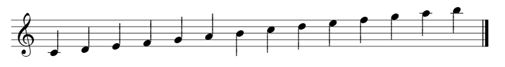
#> input picture Images/note.png, 505 x 67 px, found by its file name
$ python staffRemoval.py Images/note.png out
#> lines starting #> are read from the running program, lines starting #| are printed output that depends on the picture; after the words box and inside, x2 and y2 are one past the last pixel; in counts of white or black regions, pixels touching at a corner belong together
### io_utils.py
import argparse
import os
import cv2
import numpy as np


def get_command_line_args():
    args_parser = argparse.ArgumentParser()
    args_parser.add_argument('input_path', help="Input Directory Containing Images, Or Image Filename")
    args_parser.add_argument('output_path', help="Output Directory, Or Output Filename")
    args_parser.add_argument("-d", "--debug", help="Enable Debug Mode", default=False, action="store_true")
    return args_parser.parse_args()


# [60 lines left out: functions get_filenames, write_image, clear_text_file, write_file, convert_extension, write_line_file and 1 more, not called in this run]

### staffRemoval.py
from debug_utils import *
import cv2
import os
import skimage.io as io

img = io.imread('./images/note.png', as_gray=True)
#> img is the input picture: shape (67, 505) float64; min 0, max 1, mean 0.934
img = img >0.95
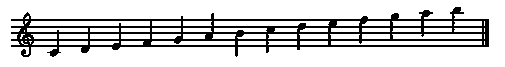
#> img: shape (67, 505) bool; 81.7% white; black in thin lines or dots, all inside (x1, y1, x2, y2) = (11, 7, 489, 57)

#Separate notes without line removal
remove = img.shape[0] - img.sum(axis = 0)
#> remove = 505 values, max 35 at index 24, min 0 at index 0, mean 12.29

img2 = np.copy(img)
img2[:,(remove < 11)] = 1
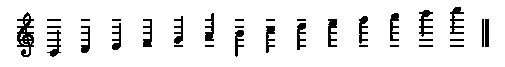
#> img2: shape (67, 505) bool; 90.9% white; 33 black regions (10 under 20 px), largest, box (x1, y1, x2, y2) and area: (17, 12, 34, 57) 409, (419, 10, 433, 37) 185, (450, 7, 464, 34) 182
# debug_show_images([img, img2])


#Remove line Second method
rle = list()
for y in range(0,img.shape[1]):
    count = 1
    n = 0
    rle_in = list()
    for x in range(1,img.shape[0]):
        if(img[x][y] == img[x-1][y]):
            count+=1
        else :
            rle_in.append(count)
            count = 1
    rle_in.append(count)
    rle.append(np.array(rle_in))
#> (the run stopped early here; a loop or call above may not have finished)

$ run again, with Images/book.png copied over Images/note.png
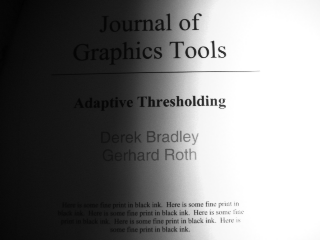
#> input picture Images/book.png, 320 x 240 px, found by its file name
#> img is the input picture: shape (240, 320); min 1, max 255, mean 128.1
#> remove = 320 values from 0 to 0
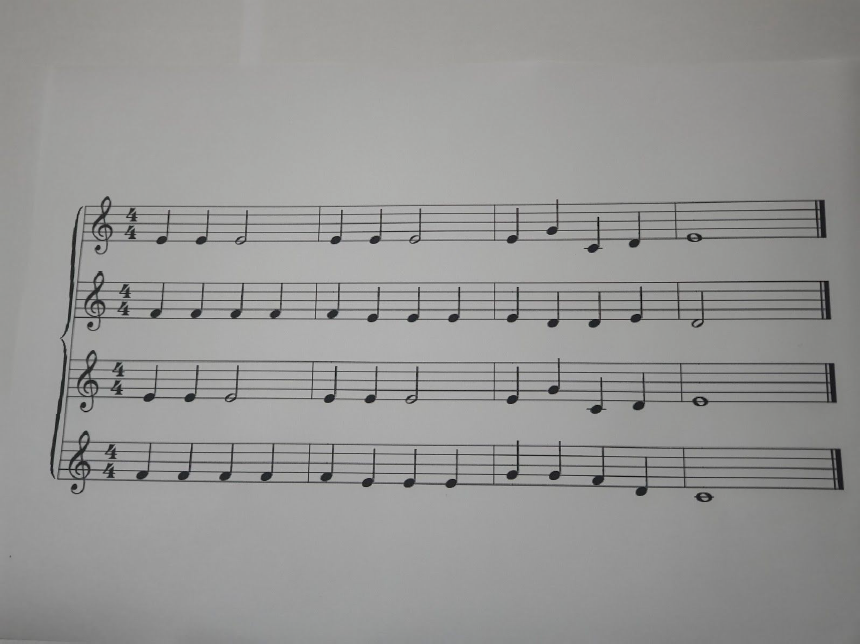
#> input picture Images/music1.PNG, 860 x 644 px, found by its file name
#> smooth: shape (644, 860); values 0 (black) and 1 (white), 98.6% white; 164 black regions (63 under 20 px), largest, box (x1, y1, x2, y2) and area: (51, 341, 67, 477) 345, (65, 210, 81, 335) 315, (70, 432, 90, 476) 203
#> `(rows, cols) = np.where(edges != 0)`: rows = 14916 values from 196 to 503; cols = 14916 values, max 844 at index 14326, min 49 at index 11966, mean 335.8
#> `vertical[rows, cols] = smooth[rows, cols]`:
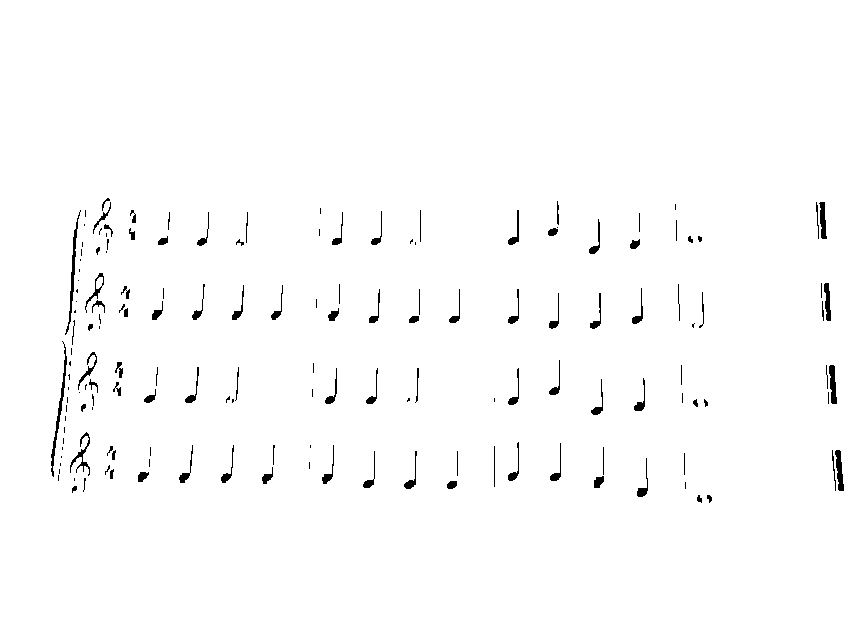
#> vertical: shape (644, 860); values 0 (black) and 1 (white), 98.6% white; 159 black regions (63 under 20 px), largest, box (x1, y1, x2, y2) and area: (51, 341, 67, 477) 345, (65, 210, 81, 335) 315, (835, 450, 844, 491) 219

$ run again, with Images/music0.PNG copied over Images/note.png
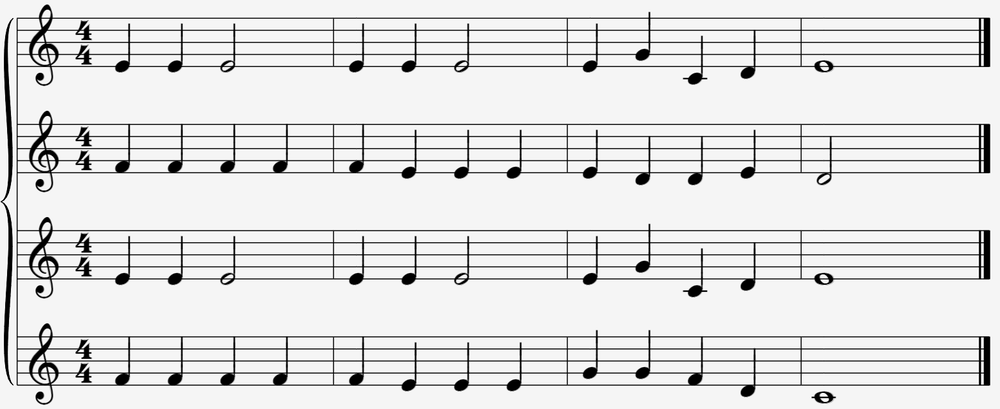
#> input picture Images/music0.PNG, 1000 x 409 px, shrunk from 1553 x 635 before the run, found by its file name
#> img is the input picture: shape (409, 1000) float64; min 0, max 1, mean 0.879
#> `img = img >0.95`:
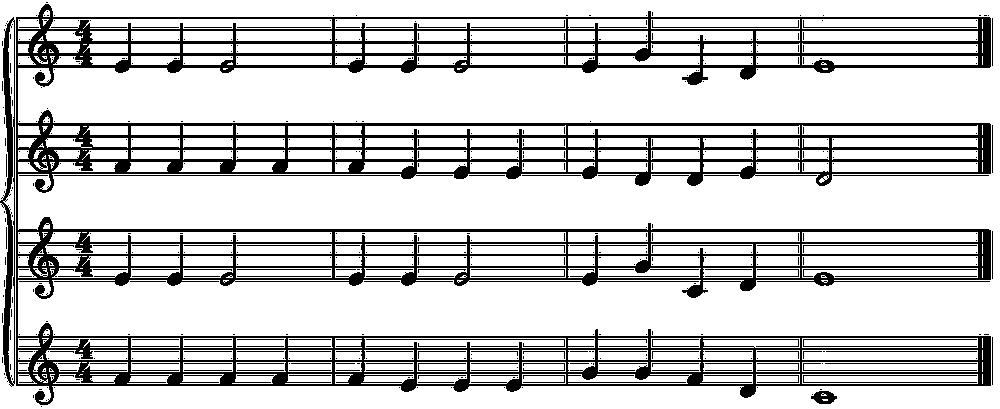
#> img: shape (409, 1000) bool; 80.3% white; 656 black regions (525 under 20 px), largest, box (x1, y1, x2, y2) and area: (16, 4, 991, 405) 68212, (0, 17, 15, 387) 2362, (803, 339, 977, 347) 354
#> remove = 1000 values, max 369 at index 16, min 0 at index 15, mean 80.64
#> img2: shape (409, 1000) bool; 80.3% white; 656 black regions (525 under 20 px), largest, box (x1, y1, x2, y2) and area: (16, 4, 991, 405) 68212, (2, 17, 15, 387) 2355, (803, 339, 977, 347) 354
